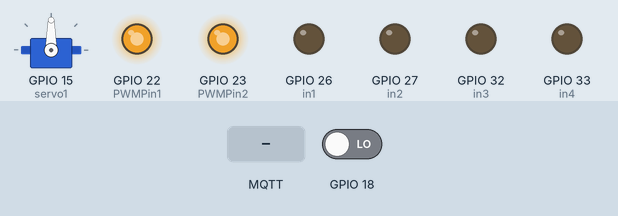
Simulated run of this sketch. Board: ESP32. On the bench: servo, output pins drawn as LEDs (lit = HIGH). The test bench sets the inputs (shaded band); at power-on: GPIO 18 LOW. WiFi joins after 1.5 s; servers stay silent unless stated; no MQTT or app messages arrive unless stated; what the sketch prints to the serial monitor is not drawn.

Above: at 2.7 s.
2.8 s: GPIO 18 driven HIGH
At 3.2 s:
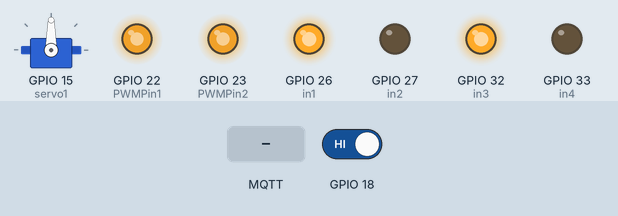
4.3 s: MQTT message "f" arrives on the second subscribed topic
6.3 s: MQTT message "b" arrives on the third subscribed topic
At 7.6 s:
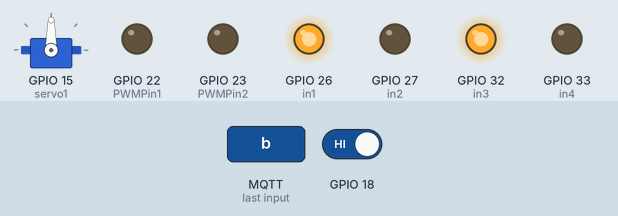
8.3 s: MQTT message "l" arrives on the second subscribed topic
10.3 s: MQTT message "1" arrives on the third subscribed topic
At 12.0 s:
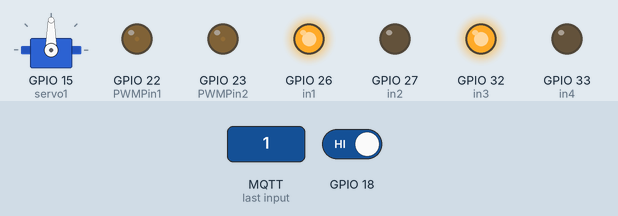
12.3 s: MQTT message "r" arrives on the second subscribed topic
Timing chart, 0 to 15.3 s (numbered marks = the images above; inputs shaded):
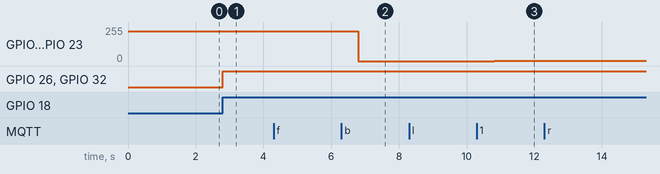

Measured:
- after the input at 2.8 s, GPIO 26 (in1), GPIO 32 (in3): LOW → HIGH at once
- after the input at 6.3 s, GPIO 22 (PWMPin1), GPIO 23 (PWMPin2): 222/255 → 0/255 after 0.51 s
- after the input at 10.3 s, GPIO 22 (PWMPin1), GPIO 23 (PWMPin2): 0/255 → 1/255 after 0.51 s

The sketch:

CE_PROJECT.ino
```cpp
#include <WiFi.h>
#include <PubSubClient.h>
#include <SPI.h>
#include <Wire.h>
#include <ESP32Servo.h>
// #include <Adafruit_GFX.h>
// #include <Adafruit_SSD1306.h>

#define in1 26
#define in2 27
#define in3 32
#define in4 33
#define PWMPin1 22
#define PWMPin2 23

String username = "";
String speed = "";
String pull = "";

Servo servo1;

//=================================================================================================
// WiFi และ MQTT Configuration
const char* ssid = "Pak24";//CE-NextGen
const char* password = "xit9^ohe";//##CEnextgen2024
const char* mqtt_broker = "mqtt.cloud.ce.kmitl.ac.th";
const char* mqtt_username = "iot_new_02";
const char* mqtt_password = "iot_new_02";
const int mqtt_port = 1883;
const char* topic_username = "TOPIC_USERNAME";
const char* topic_move = "teslana/moving";
const char* topic_speed = "teslana/Speed";
const char* topic_pull = "teslana/pull";


WiFiClient espClient;
PubSubClient client(espClient);

//=================================================================================================

void setup_wifi() {
  Serial.println();
  Serial.print("Connecting to ");
  Serial.println(ssid);
  WiFi.mode(WIFI_STA);
  WiFi.begin(ssid, password);

  while (WiFi.status() != WL_CONNECTED) {
    delay(500);
    Serial.print(".");
  }
  Serial.println("\nWiFi connected");
  Serial.print("IP address: ");
  Serial.println(WiFi.localIP());
}

void callback(char *topic, byte *payload, unsigned int length) {
  Serial.print("Message arrived in topic: ");
  Serial.println(topic);

  String message = "";
  for (int i = 0; i < length; i++) {
    message += (char)payload[i];
  }
  Serial.print("Message: ");
  Serial.println(message);
  Serial.println("-----------------------");

  if (strcmp(topic, topic_username) == 0) {
    username = message;
  } else if (strcmp(topic, topic_speed) == 0){
    Serial.println("speed");
    analogWrite(PWMPin1, message.toInt());
    analogWrite(PWMPin2, message.toInt());


  } else if (strcmp(topic, topic_move) == 0){
    if(message == "b"){
      digitalWrite(in1, HIGH);
      digitalWrite(in2, LOW);
      digitalWrite(in3, HIGH);
      digitalWrite(in4, LOW);
      // Serial.println("เดินหน้าจ่ะ");
    }

    if(message == "l"){
      digitalWrite(in1, HIGH);
      digitalWrite(in2, LOW);
      digitalWrite(in3, LOW);
      digitalWrite(in4, LOW);
      // Serial.println("เลี้ยวซ้ายจ่ะ");
    }

    if(message == "r"){
      digitalWrite(in1, LOW);
      digitalWrite(in2, LOW);
      digitalWrite(in3, HIGH);
      digitalWrite(in4, LOW);
      // Serial.println("เลี้ยวซ้ายจ่ะ");
    }

    if(message == "f"){
      digitalWrite(in1, LOW);
      digitalWrite(in2, HIGH);
      digitalWrite(in3, LOW);
      digitalWrite(in4, HIGH);
      // Serial.println("ถอยหลังจ่ะ");

    }

    else{
      digitalWrite(in1, LOW);
      digitalWrite(in2, LOW);
      digitalWrite(in3, LOW);
      digitalWrite(in4, LOW);

    }
  }

  //

  else if (strcmp(topic, topic_pull) == 0){
    pull = message;
    if (pull == "ON") {
      servo1.write(180);
      Serial.println("Pull");
    }
    else if (pull == "OFF") {
      servo1.write(0);
      Serial.println("Push");
    }
  }
}


void reconnect() {
  while (!client.connected()) {
    String client_id = "esp32-client-";
    client_id += String(WiFi.macAddress());
    Serial.printf("The client %s connects to the public mqtt broker\n", client_id.c_str());

    if (client.connect(client_id.c_str(), mqtt_username, mqtt_password)) {
      Serial.println("Public MQTT broker connected");
      client.subscribe(topic_username);
      client.subscribe(topic_move);
      client.subscribe(topic_speed);
      client.subscribe(topic_pull);
    } else {
      Serial.print("Failed with state ");
      Serial.println(client.state());
      delay(2000);
    }
  }
}

void setup() {

  pinMode(in1, OUTPUT);
  pinMode(in2, OUTPUT);
  pinMode(in3, OUTPUT);
  pinMode(in4, OUTPUT);

  pinMode(PWMPin1, OUTPUT);
  pinMode(PWMPin2, OUTPUT);

  analogWrite(PWMPin1, 222);
  analogWrite(PWMPin2, 222);

  pinMode(18, INPUT);

  servo1.attach(2);
  servo1.attach(15);

  Serial.begin(115200);
  setup_wifi();
  client.setServer(mqtt_broker, mqtt_port);
  client.setCallback(callback);

  reconnect();

}

void loop() {
  if (!client.connected()) {
    reconnect();
  }

  if(digitalRead(18) == HIGH){
    digitalWrite(in1, HIGH);
    digitalWrite(in2, LOW);
    digitalWrite(in3, HIGH);
    digitalWrite(in4, LOW);
    Serial.println("short distance");
    delay(1000);
  }

  client.loop();
}
```
